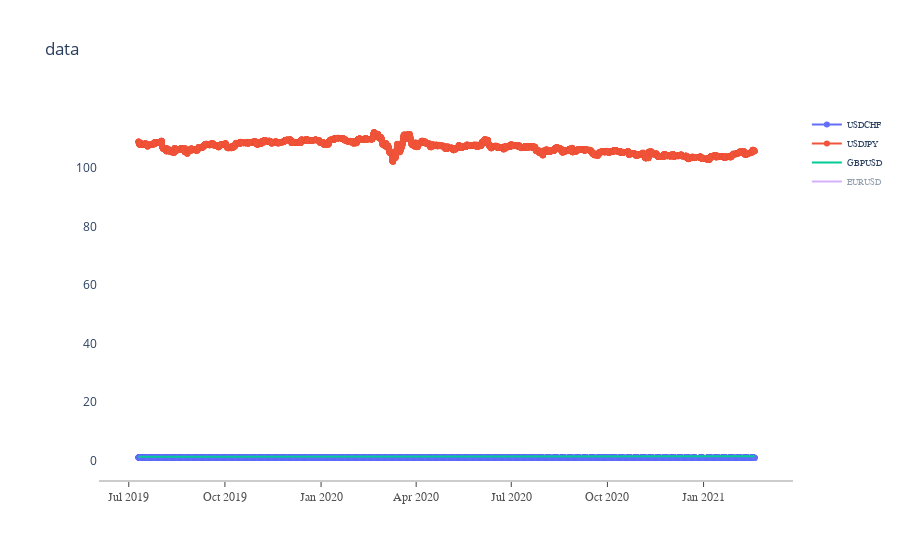

Notebook code for this chart:
### Code cell
fc.graf_plotly(data, 'data')

### Figure 1 — Plotly figure (JSON) as saved in the notebook; plotly's stock layout.template omitted (floating-point values rounded to 4 significant figures; data arrays with more than 128 entries replaced by an {"elided": "..."} marker saying what was removed)
{"data": [{"mode": "markers+lines", "name": "USDCHF", "type": "scatter", "visible": true, "x": {"elided": "10001 str values"}, "y": {"elided": "10001 float values"}}, {"mode": "markers+lines", "name": "USDJPY", "type": "scatter", "visible": true, "x": {"elided": "10001 str values"}, "y": {"elided": "10001 float values"}}, {"mode": "lines", "name": "GBPUSD", "type": "scatter", "visible": true, "x": {"elided": "10001 str values"}, "y": {"elided": "10001 float values"}}, {"mode": "lines", "name": "EURUSD", "type": "scatter", "visible": "legendonly", "x": {"elided": "10001 str values"}, "y": {"elided": "10001 float values"}}], "layout": {"autosize": true, "legend": {"font": {"family": "Arial", "size": 9}}, "margin": {"autoexpand": true, "l": 100, "r": 20, "t": 110}, "plot_bgcolor": "white", "showlegend": true, "title": {"text": "data"}, "xaxis": {"linecolor": "rgb(204, 204, 204)", "linewidth": 2, "showgrid": false, "showline": true, "showticklabels": true, "tickfont": {"color": "rgb(82, 82, 82)", "family": "Arial", "size": 12}, "ticks": "outside"}, "yaxis": {"showgrid": false, "showline": true, "showticklabels": true, "zeroline": true}}}
